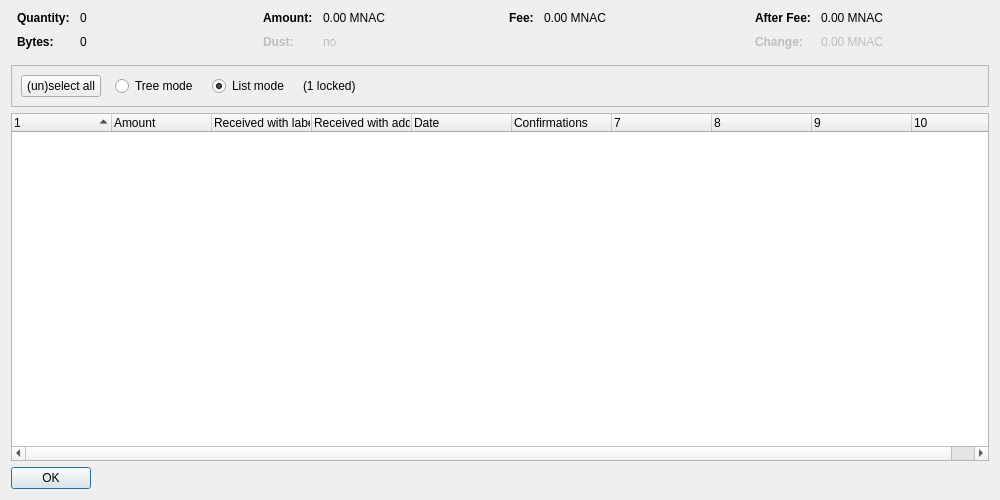
<?xml version="1.0" encoding="UTF-8"?>
<ui version="4.0">
 <class>CoinControlDialog</class>
 <widget class="QDialog" name="CoinControlDialog">
  <property name="geometry">
   <rect>
    <x>0</x>
    <y>0</y>
    <width>1000</width>
    <height>500</height>
   </rect>
  </property>
  <property name="windowTitle">
   <string>Coin Selection</string>
  </property>
  <layout class="QVBoxLayout" name="verticalLayout">
   <item>
    <layout class="QHBoxLayout" name="horizontalLayoutTop" stretch="0,0,0,0">
     <property name="topMargin">
      <number>0</number>
     </property>
     <property name="bottomMargin">
      <number>10</number>
     </property>
     <item>
      <layout class="QFormLayout" name="formLayoutCoinControl1">
       <property name="horizontalSpacing">
        <number>10</number>
       </property>
       <property name="verticalSpacing">
        <number>10</number>
       </property>
       <property name="leftMargin">
        <number>6</number>
       </property>
       <property name="rightMargin">
        <number>6</number>
       </property>
       <item row="0" column="0">
        <widget class="QLabel" name="labelCoinControlQuantityText">
         <property name="font">
          <font>
           <weight>75</weight>
           <bold>true</bold>
          </font>
         </property>
         <property name="text">
          <string>Quantity:</string>
         </property>
        </widget>
       </item>
       <item row="0" column="1">
        <widget class="QLabel" name="labelCoinControlQuantity">
         <property name="cursor">
          <cursorShape>IBeamCursor</cursorShape>
         </property>
         <property name="contextMenuPolicy">
          <enum>Qt::ActionsContextMenu</enum>
         </property>
         <property name="text">
          <string notr="true">0</string>
         </property>
         <property name="textInteractionFlags">
          <set>Qt::LinksAccessibleByMouse|Qt::TextSelectableByKeyboard|Qt::TextSelectableByMouse</set>
         </property>
        </widget>
       </item>
       <item row="1" column="0">
        <widget class="QLabel" name="labelCoinControlBytesText">
         <property name="font">
          <font>
           <weight>75</weight>
           <bold>true</bold>
          </font>
         </property>
         <property name="text">
          <string>Bytes:</string>
         </property>
        </widget>
       </item>
       <item row="1" column="1">
        <widget class="QLabel" name="labelCoinControlBytes">
         <property name="cursor">
          <cursorShape>IBeamCursor</cursorShape>
         </property>
         <property name="contextMenuPolicy">
          <enum>Qt::ActionsContextMenu</enum>
         </property>
         <property name="text">
          <string notr="true">0</string>
         </property>
         <property name="textInteractionFlags">
          <set>Qt::LinksAccessibleByMouse|Qt::TextSelectableByKeyboard|Qt::TextSelectableByMouse</set>
         </property>
        </widget>
       </item>
      </layout>
     </item>
     <item>
      <layout class="QFormLayout" name="formLayoutCoinControl2">
       <property name="horizontalSpacing">
        <number>10</number>
       </property>
       <property name="verticalSpacing">
        <number>10</number>
       </property>
       <property name="leftMargin">
        <number>6</number>
       </property>
       <property name="rightMargin">
        <number>6</number>
       </property>
       <item row="0" column="0">
        <widget class="QLabel" name="labelCoinControlAmountText">
         <property name="font">
          <font>
           <weight>75</weight>
           <bold>true</bold>
          </font>
         </property>
         <property name="text">
          <string>Amount:</string>
         </property>
        </widget>
       </item>
       <item row="0" column="1">
        <widget class="QLabel" name="labelCoinControlAmount">
         <property name="cursor">
          <cursorShape>IBeamCursor</cursorShape>
         </property>
         <property name="contextMenuPolicy">
          <enum>Qt::ActionsContextMenu</enum>
         </property>
         <property name="text">
          <string notr="true">0.00 MNAC</string>
         </property>
         <property name="textInteractionFlags">
          <set>Qt::LinksAccessibleByMouse|Qt::TextSelectableByKeyboard|Qt::TextSelectableByMouse</set>
         </property>
        </widget>
       </item>
       <item row="1" column="0">
        <widget class="QLabel" name="labelCoinControlLowOutputText">
         <property name="enabled">
          <bool>false</bool>
         </property>
         <property name="font">
          <font>
           <weight>75</weight>
           <bold>true</bold>
          </font>
         </property>
         <property name="text">
          <string>Dust:</string>
         </property>
        </widget>
       </item>
       <item row="1" column="1">
        <widget class="QLabel" name="labelCoinControlLowOutput">
         <property name="enabled">
          <bool>false</bool>
         </property>
         <property name="cursor">
          <cursorShape>IBeamCursor</cursorShape>
         </property>
         <property name="contextMenuPolicy">
          <enum>Qt::ActionsContextMenu</enum>
         </property>
         <property name="text">
          <string notr="true">no</string>
         </property>
         <property name="textInteractionFlags">
          <set>Qt::LinksAccessibleByMouse|Qt::TextSelectableByKeyboard|Qt::TextSelectableByMouse</set>
         </property>
        </widget>
       </item>
      </layout>
     </item>
     <item>
      <layout class="QFormLayout" name="formLayoutCoinControl3">
       <property name="horizontalSpacing">
        <number>10</number>
       </property>
       <property name="verticalSpacing">
        <number>10</number>
       </property>
       <property name="leftMargin">
        <number>6</number>
       </property>
       <property name="rightMargin">
        <number>6</number>
       </property>
       <item row="0" column="0">
        <widget class="QLabel" name="labelCoinControlFeeText">
         <property name="font">
          <font>
           <weight>75</weight>
           <bold>true</bold>
          </font>
         </property>
         <property name="text">
          <string>Fee:</string>
         </property>
        </widget>
       </item>
       <item row="0" column="1">
        <widget class="QLabel" name="labelCoinControlFee">
         <property name="cursor">
          <cursorShape>IBeamCursor</cursorShape>
         </property>
         <property name="contextMenuPolicy">
          <enum>Qt::ActionsContextMenu</enum>
         </property>
         <property name="text">
          <string notr="true">0.00 MNAC</string>
         </property>
         <property name="textInteractionFlags">
          <set>Qt::LinksAccessibleByMouse|Qt::TextSelectableByKeyboard|Qt::TextSelectableByMouse</set>
         </property>
        </widget>
       </item>
      </layout>
     </item>
     <item>
      <layout class="QFormLayout" name="formLayoutCoinControl4">
       <property name="horizontalSpacing">
        <number>10</number>
       </property>
       <property name="verticalSpacing">
        <number>10</number>
       </property>
       <property name="leftMargin">
        <number>6</number>
       </property>
       <property name="rightMargin">
        <number>6</number>
       </property>
       <item row="0" column="0">
        <widget class="QLabel" name="labelCoinControlAfterFeeText">
         <property name="font">
          <font>
           <weight>75</weight>
           <bold>true</bold>
          </font>
         </property>
         <property name="text">
          <string>After Fee:</string>
         </property>
        </widget>
       </item>
       <item row="0" column="1">
        <widget class="QLabel" name="labelCoinControlAfterFee">
         <property name="cursor">
          <cursorShape>IBeamCursor</cursorShape>
         </property>
         <property name="contextMenuPolicy">
          <enum>Qt::ActionsContextMenu</enum>
         </property>
         <property name="text">
          <string notr="true">0.00 MNAC</string>
         </property>
         <property name="textInteractionFlags">
          <set>Qt::LinksAccessibleByMouse|Qt::TextSelectableByKeyboard|Qt::TextSelectableByMouse</set>
         </property>
        </widget>
       </item>
       <item row="1" column="0">
        <widget class="QLabel" name="labelCoinControlChangeText">
         <property name="enabled">
          <bool>false</bool>
         </property>
         <property name="font">
          <font>
           <weight>75</weight>
           <bold>true</bold>
          </font>
         </property>
         <property name="text">
          <string>Change:</string>
         </property>
        </widget>
       </item>
       <item row="1" column="1">
        <widget class="QLabel" name="labelCoinControlChange">
         <property name="enabled">
          <bool>false</bool>
         </property>
         <property name="cursor">
          <cursorShape>IBeamCursor</cursorShape>
         </property>
         <property name="contextMenuPolicy">
          <enum>Qt::ActionsContextMenu</enum>
         </property>
         <property name="text">
          <string notr="true">0.00 MNAC</string>
         </property>
         <property name="textInteractionFlags">
          <set>Qt::LinksAccessibleByMouse|Qt::TextSelectableByKeyboard|Qt::TextSelectableByMouse</set>
         </property>
        </widget>
       </item>
      </layout>
     </item>
    </layout>
   </item>
   <item>
    <widget class="QFrame" name="frame">
     <property name="minimumSize">
      <size>
       <width>0</width>
       <height>40</height>
      </size>
     </property>
     <property name="frameShape">
      <enum>QFrame::StyledPanel</enum>
     </property>
     <property name="frameShadow">
      <enum>QFrame::Sunken</enum>
     </property>
     <layout class="QHBoxLayout" name="horizontalLayout">
      <item>
       <layout class="QHBoxLayout" name="horizontalLayoutPanel" stretch="0,0,0,0,0">
        <property name="spacing">
         <number>14</number>
        </property>
        <item>
         <widget class="QPushButton" name="pushButtonSelectAll">
          <property name="sizePolicy">
           <sizepolicy hsizetype="Maximum" vsizetype="Fixed">
            <horstretch>0</horstretch>
            <verstretch>0</verstretch>
           </sizepolicy>
          </property>
          <property name="text">
           <string>(un)select all</string>
          </property>
          <property name="autoDefault">
           <bool>false</bool>
          </property>
         </widget>
        </item>
        <item>
         <widget class="QRadioButton" name="radioTreeMode">
          <property name="sizePolicy">
           <sizepolicy hsizetype="Maximum" vsizetype="Fixed">
            <horstretch>0</horstretch>
            <verstretch>0</verstretch>
           </sizepolicy>
          </property>
          <property name="text">
           <string>Tree mode</string>
          </property>
         </widget>
        </item>
        <item>
         <widget class="QRadioButton" name="radioListMode">
          <property name="sizePolicy">
           <sizepolicy hsizetype="Maximum" vsizetype="Fixed">
            <horstretch>0</horstretch>
            <verstretch>0</verstretch>
           </sizepolicy>
          </property>
          <property name="text">
           <string>List mode</string>
          </property>
          <property name="checked">
           <bool>true</bool>
          </property>
         </widget>
        </item>
        <item>
         <widget class="QLabel" name="labelLocked">
          <property name="text">
           <string notr="true">(1 locked)</string>
          </property>
         </widget>
        </item>
        <item>
         <spacer name="horizontalSpacer">
          <property name="orientation">
           <enum>Qt::Horizontal</enum>
          </property>
          <property name="sizeHint" stdset="0">
           <size>
            <width>40</width>
            <height>20</height>
           </size>
          </property>
         </spacer>
        </item>
       </layout>
      </item>
     </layout>
    </widget>
   </item>
   <item>
    <widget class="CoinControlTreeWidget" name="treeWidget">
     <property name="contextMenuPolicy">
      <enum>Qt::CustomContextMenu</enum>
     </property>
     <property name="sortingEnabled">
      <bool>false</bool>
     </property>
     <property name="columnCount">
      <number>10</number>
     </property>
     <attribute name="headerShowSortIndicator" stdset="0">
      <bool>true</bool>
     </attribute>
     <attribute name="headerStretchLastSection">
      <bool>false</bool>
     </attribute>
     <column>
      <property name="text">
       <string/>
      </property>
     </column>
     <column>
      <property name="text">
       <string>Amount</string>
      </property>
     </column>
     <column>
      <property name="text">
       <string>Received with label</string>
      </property>
     </column>
     <column>
      <property name="text">
       <string>Received with address</string>
      </property>
     </column>
     <column>
      <property name="text">
       <string>Date</string>
      </property>
     </column>
     <column>
      <property name="text">
       <string>Confirmations</string>
      </property>
      <property name="toolTip">
       <string>Confirmed</string>
      </property>
     </column>
     <column>
      <property name="text">
       <string/>
      </property>
     </column>
     <column>
      <property name="text">
       <string/>
      </property>
     </column>
     <column>
      <property name="text">
       <string/>
      </property>
     </column>
     <column>
      <property name="text">
       <string/>
      </property>
     </column>
    </widget>
   </item>
   <item>
    <widget class="QDialogButtonBox" name="buttonBox">
     <property name="sizePolicy">
      <sizepolicy hsizetype="Maximum" vsizetype="Fixed">
       <horstretch>0</horstretch>
       <verstretch>0</verstretch>
      </sizepolicy>
     </property>
     <property name="orientation">
      <enum>Qt::Horizontal</enum>
     </property>
     <property name="standardButtons">
      <set>QDialogButtonBox::Ok</set>
     </property>
    </widget>
   </item>
  </layout>
 </widget>
 <customwidgets>
  <customwidget>
   <class>CoinControlTreeWidget</class>
   <extends>QTreeWidget</extends>
   <header>coincontroltreewidget.h</header>
  </customwidget>
 </customwidgets>
 <resources/>
 <connections/>
</ui>
